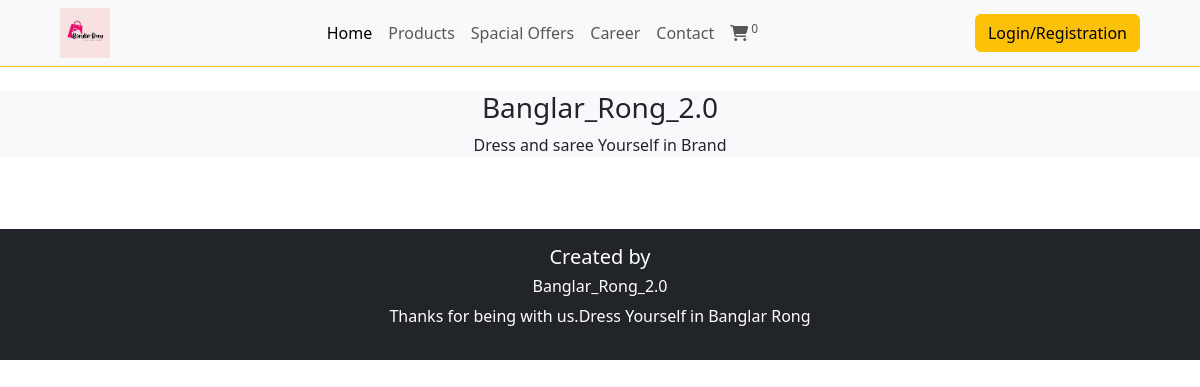
/special.php, run on an earlier commit of the app's database.
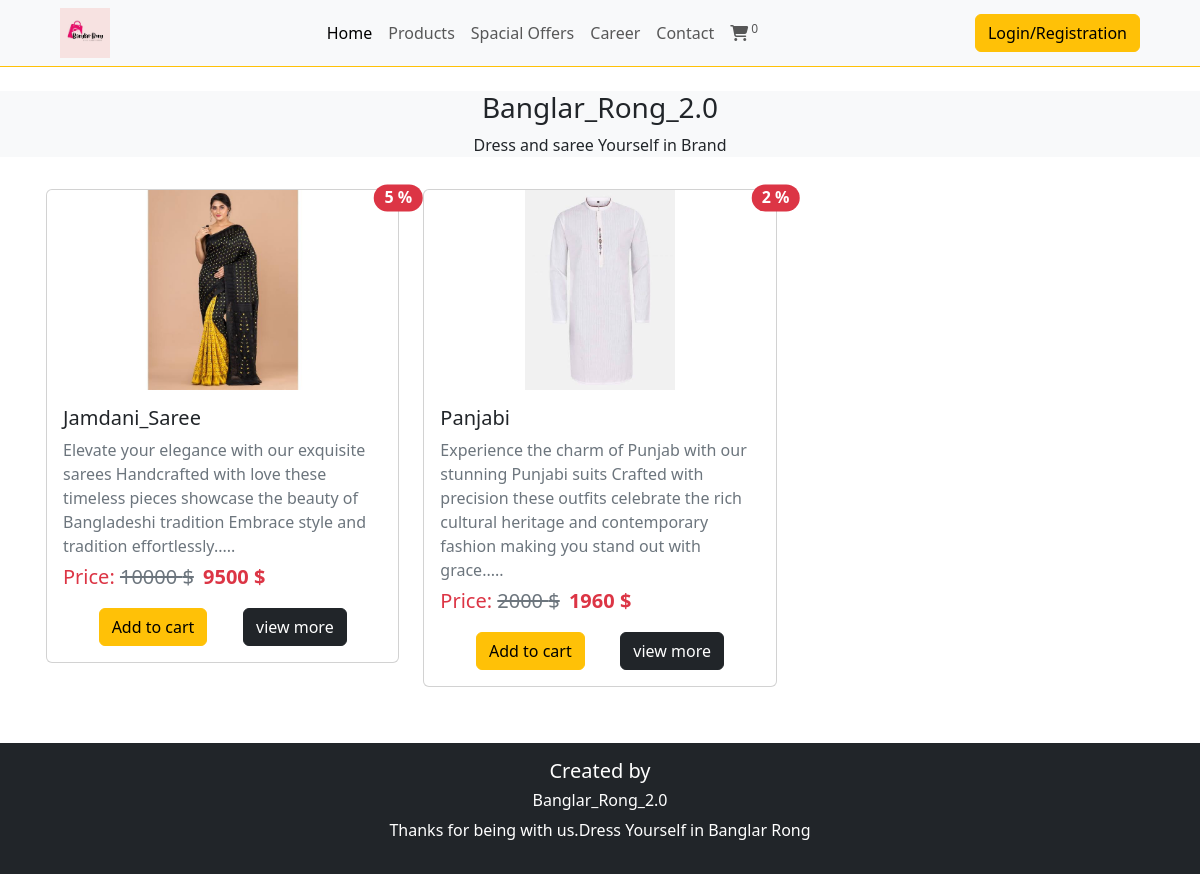
And on a later commit of the database.
### tables this page shows
CREATE TABLE `products` (
  `product_id` int(11) NOT NULL,
  `product_title` varchar(100) NOT NULL,
  `product_description` varchar(255) NOT NULL,
  `product_keywords` varchar(255) NOT NULL,
  `category_id` int(11) NOT NULL,
  `brand_id` int(11) NOT NULL,
  `product_image1` varchar(255) NOT NULL,
  `product_image2` varchar(255) NOT NULL,
  `product_image3` varchar(255) NOT NULL,
  `product_price` varchar(100) NOT NULL,
  `specialOffers` tinyint(1) NOT NULL,
  `offerRate` int(11) NOT NULL,
  `date` timestamp NOT NULL DEFAULT current_timestamp() ON UPDATE current_timestamp(),
  `status` varchar(100) NOT NULL
);

### functions/common_function.php (the view, shortened to what this page needs)
<?php
 include('./includes/connect.php');
 function limit_words($string, $word_limit)
 {
     $words = str_word_count($string, 1);
     return implode(" ",array_splice($words,0,$word_limit));
 }
 function specialOffers(){
  global $con;
  $select_query = "Select * from `products` WHERE specialOffers=1";
$result_query = mysqli_query($con, $select_query);
while ($row = mysqli_fetch_assoc($result_query)) {
  $product_id = $row['product_id'];
  $product_title = $row['product_title'];
  $product_description = $row['product_description'];
  $product_image1 = $row['product_image1'];
  $product_price = $row['product_price'];
  $offerRate = $row['offerRate'];
  $text = limit_words($product_description,100);
  echo "<div class='col-md-4 my-2'>
        <div class='card  d-flex justify-content-center'>
        <span class='position-absolute top-0 start-100 translate-middle badge rounded-pill bg-danger fs-6 mt-2 rounded'>$offerRate %
        </span>
                 <img src='./admin_area/product_images/$product_image1' class='card-img-top' alt='$product_title'>
               <div class='card-body'>
                 <h5 class='card-title'>$product_title</h5>
                 <p class='card-text text-secondary mb-1'>$text.....</p>
                 <p class='card-text text-danger fs-5  mt-0 '>Price: <span class='text-decoration-line-through text-secondary me-1 '> $product_price $</span> <span class='fw-bold'>";
                 echo $product_price-(($product_price*$offerRate)/100);
                 echo " $</span>
                 <div class='d-flex justify-content-sm-evenly'>
                 <a  name='add_to_cart mr-2' onclick='addCart($product_id )' class='btn btn-warning '>Add to cart</a>
                 <a href='product.php?id=$product_id'class='btn btn-dark'>view more</a>
                 </div>
               </div>
     </div>
     </div>";
}
}
?>

What changed in the data, as far as the page shows it:
now on this page (row edited): products: offerRate "5", product_image1 (picture), product_title "Jamdani_Saree", product_description "Elevate your elegance with our exquisite sarees Handcrafted with love these timeless pieces showcase the beauty of Bangladeshi tradition Embrace style and tradition effortlessly", product_price "10000", $product_price-(($product_price*$offerRate)/100) "9500"
now on this page (row edited): products: offerRate "2", product_image1+product_title (picture), product_title "Panjabi", product_description "Experience the charm of Punjab with our stunning Punjabi suits Crafted with precision these outfits celebrate the rich cultural heritage and contemporary fashion making you stand out with grace", product_price "2000", $product_price-(($product_price*$offerRate)/100) "1960"
